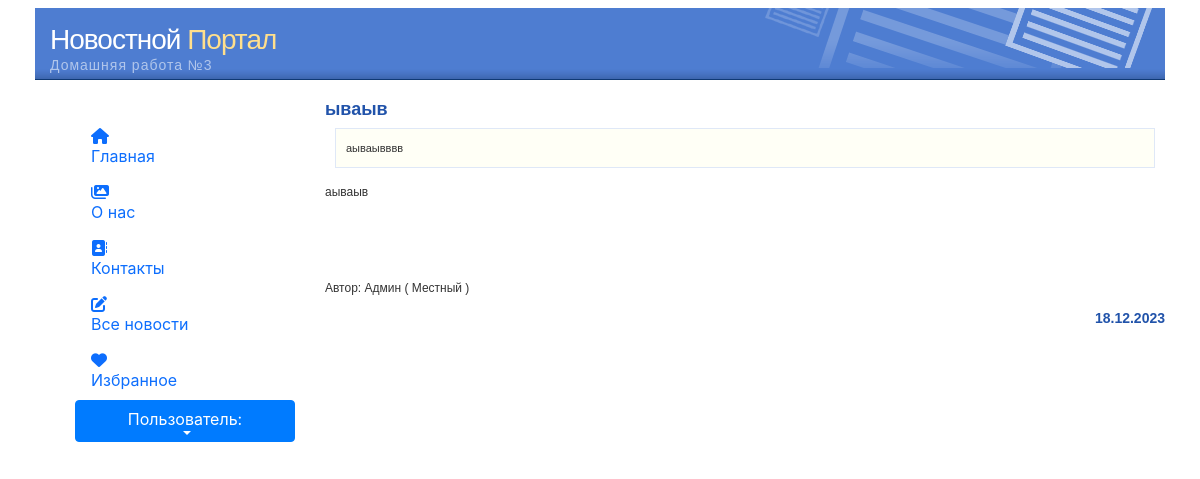
/news/show/, run on an earlier commit of the app's database.
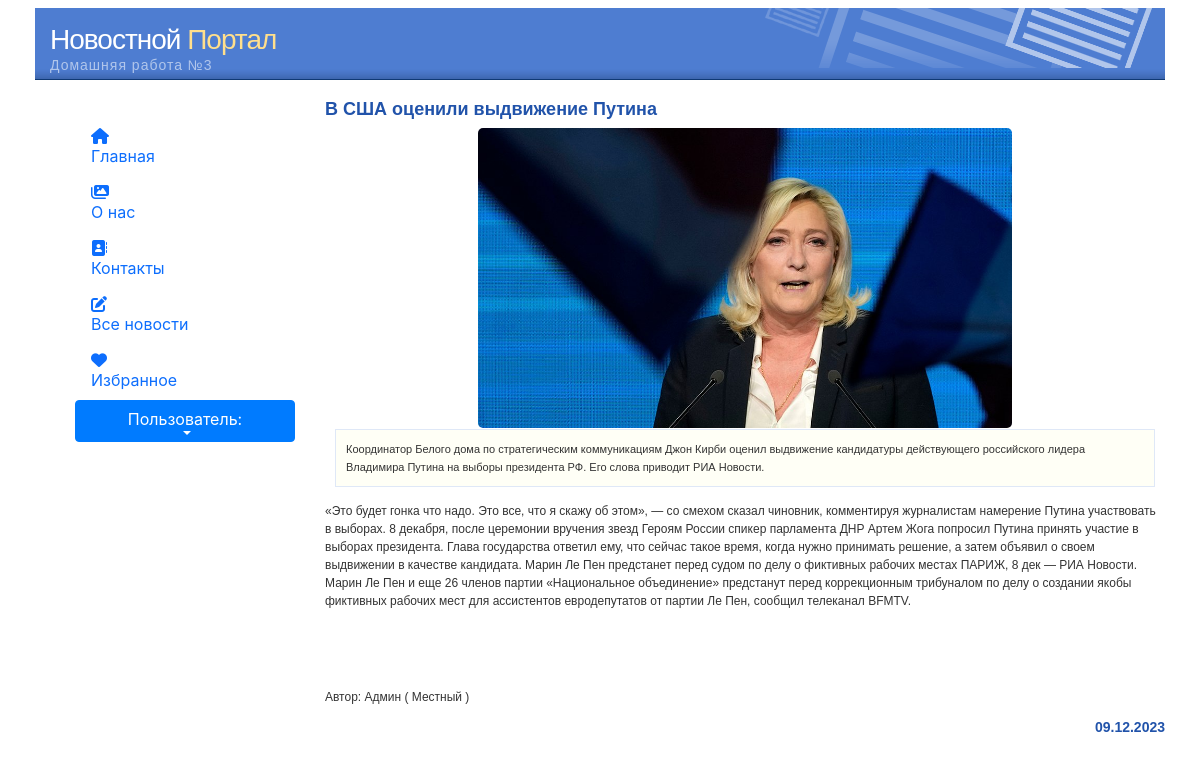
And on a later commit of the database.
### news/models.py (models this page shows, shortened)
class Article(models.Model):
    categories = (('E','Economics'),
                  ('S','Science'),
                  ('IT','IT'))
    author = models.ForeignKey(User, on_delete=models.SET_NULL, null=True, verbose_name='Автор')
    title = models.CharField('Заголовок', max_length=50, default='')
    anouncement = models.TextField('Аннотация', max_length=250)
    text = models.TextField('Текст новости')
    date = models.DateTimeField('Дата создания', auto_now=True)
    category = models.CharField(choices=categories, max_length=50, default='', verbose_name='Категория')
    tags = models.ManyToManyField(to=Tag, blank=True, verbose_name='Тэги')
    slug = models.SlugField()
    class Meta:
        ordering = ['title', 'date']
        verbose_name = 'Новость'
        verbose_name_plural = 'Новости'

class Image(models.Model):
    article = models.ForeignKey(Article, on_delete=models.CASCADE)
    name = models.CharField(max_length=50, blank=True)
    image = models.ImageField(upload_to='article_images/')

### news/views.py (the view)
# urls.py: path('', views.index, name='home'),
def index(request):
    article = Article.objects.latest("id")
    context = {'article':article}
    return render(request,'news/index.html',context)

### users/templatetags/users_extras.py (called while the page is built)
@register.filter(name="has_group")
def has_group(user,group_name):
    return user.groups.filter(name=group_name).exists()

### news/templates/news/index.html (shortened to what this page needs)
{% extends 'home01/index.html' %}
{% load static %}
{% load bootstrap5 %}
{% load users_extras %}
{% block content %}
<link rel="stylesheet" href="https://maxcdn.bootstrapcdn.com/bootstrap/4.0.0/css/bootstrap.min.css"
>
             <div id="content">
                    <h3>{{ article.title }}</h3>
             {% if article.image_set.all %}
              <div class="row">
                <div id="carouselControls" class="carousel slide" data-ride="carousel" style="display: inline-block;">
                    <div class="carousel-inner" role="listbox" style=" width:auto; height: 300px; !important;">
                        {% for image in article.image_set.all %}
                        <div class="carousel-item {% if forloop.counter == 1 %} active {% endif %}">
                            <img class="d-block" src="{{ image.image.url }}"
                                 style="margin:auto; height:300px; width:auto; border-radius:5px;">
                        </div>
                        {% endfor %}
                    </div>
                    <a class="carousel-control-prev" href="#carouselControls" role="button" data-slide="prev">
                    </a>
                    <a class="carousel-control-next" href="#carouselControls" role="button" data-slide="next">
                    </a>
                </div>
              </div>
                {% endif%}
                    <div class='featurebox_side'>{{ article.anouncement }}</div>
                    <p>{{ article.text }}</p>
                    <br><br>
                    <p>Автор: {{ article.author.first_name }} ( {{ article.author.last_name }} )</p>
                    <h4 align="right">{{ article.date|date:"d.m.Y" }}</h4>
            </div>
{% endblock %}

### home01/templates/home01/index.html (shortened to what this page needs)
<!DOCTYPE html PUBLIC "-//W3C//DTD XHTML 1.0 Transitional//EN" "http://www.w3.org/TR/xhtml1/DTD/xhtml1-transitional.dtd">
{% load static %}
{% load bootstrap5 %}
<html xmlns="http://www.w3.org/1999/xhtml" lang="ru">
<head>
<link rel="stylesheet" href="{% static 'home01/css/style.css'%}" type="text/css">
{% bootstrap_css %}
</head>
<body>
<div id="page_wrapper">
    <div class="container-fluid">
        <div class="row">
            <div class="col-xs-12 col-sm-12 col-md-12 col-lg-12">
             {% include 'home01/header.html' %}
            </div>
        </div>
    </div>
    <div class="container-fluid">
      <div class="row">
        <div class="col-xs-5 col-sm-5 col-md-3 col-lg-3">
            {% include 'home01/left_sidebar.html' %}
        </div>
        <div class="col-xs-7 col-sm-7 col-md-9 col-lg-9">
            {% block content %}
            {% endblock %}
        </div>
       </div>
        </div>
</div>
</body>
</html>

### home01/templates/home01/header.html
  <div id="header_wrapper">
    <div id="header">
      <h1>Новостной <font color="#FFDF8C">Портал</font></h1>
      <h2>Домашняя работа №3</h2>
    </div>
    <div id="navcontainer">
      <ul id="navlist">
      </ul>
    </div>
  </div>

### home01/templates/home01/left_sidebar.html (shortened to what this page needs)
{% load bootstrap5 %}
{% load static %}
{% bootstrap_css %}
{% load users_extras %}
            <div class="tm-sidebar">
                <nav class="tm-nav">
                    <div>
                     <ul  class="nav nav-pills flex-column mb-auto">
                            <li class="nav-item">
                                <a href="{% url 'news_index' %}"
                                {% if request.resolver_match.view_name == 'home' %} class="nav-link current link-active"{% else %} class="nav-link" {% endif %}>
                                    <i class="fa fa-house menu-icon"></i>
                                    <div class="d-none d-lg-block">Главная</div>
                                </a>
                            </li>
                            <li class="nav-item">
                                <a href="{% url 'about' %}"
                                   {% if request.resolver_match.view_name == 'about' %} class="nav-link current link-active"{% else %} class="nav-link" {% endif %}>
                                    <i class="fas fa-images nav-icon"></i>
                                    <div class="d-none d-lg-block">О нас</div>
                                </a>
                            </li>
                            <li class="nav-item">
                                <a href="{% url 'contact' %}"
                                   {% if request.resolver_match.view_name == 'contact' %} class="nav-link current link-active"{% else %} class="nav-link" {% endif %}>
                                    <i class="fas fa-address-book nav-icon"></i>
                                    <div class="d-none d-lg-block">Контакты</div>
                                </a>
                            </li>
                            <li class="nav-item">
                                <a href="{% url 'all_news' %}"
                                {% if request.resolver_match.view_name == 'all_news' %} class="nav-link current" {% else %} class="nav-link" {% endif %}>
                                    <i class="fas fa-pen-to-square nav-icon"></i>
                                    <div class="d-none d-lg-block">Все новости</div>
                                </a>
                            </li>
<li class="nav-item">
      <a href="{% url 'myarticles' %}"
      {% if request.resolver_match.view_name == 'myarticles' %} class="nav-link current" {% else %} class="nav-link" {% endif %}>
        <i class="fas fa-heart nav-icon"></i>
        <div class="d-none d-lg-block">Избранное</div>
    </a>
</li>
 </ul>
     <div class="dropdown" >
          <button class="dropbtn btn btn-primary dropdown-toggle" type="button" id="dropdownMenuButton1" data-bs-toggle="dropdown" aria-expanded="false">
              <div class="d-none d-lg-block">Пользователь: {{request.user.username}}</div>
          </button>
        </div>
                    </div>
                </nav>
            </div>

### home01/static/home01/css/style.css (style rules this page uses)
body { text-align: center; margin-top:10px; margin-bottom:10px; color:#666666; background-color: #666666; }
#page_wrapper { margin-left: auto; margin-right: auto; width: 98%; text-align: left; background: #FFFFFF; border: 8px solid #FFFFFF; }
#header_wrapper { background: #4E7DD1 url('../img/menu_bg.gif') bottom left repeat-x; margin:0px; padding:0px; }
#header { height: 60px; padding:15px; background: url('../img/header_bg.gif') top right no-repeat; margin:0px; }
#header h1 { margin:0px; font-family: verdana, arial, sans-serif; font-size: 28px; color:#ffffff; letter-spacing: -1px; }
#header h2 { margin:0px; font-family: verdana, arial, sans-serif; font-size: 14px; color:#B1C6EB; letter-spacing: 1px; }
#content { margin-top: 20px; margin-bottom: 0px; }
#content p { margin-top:15px; margin-bottom: 15px; font-family: verdana, arial, sans-serif; font-size: 12px; line-height: 18px; color: #333333; }
#content h3 { margin-top:5px; margin-bottom: 10px; font-family: verdana, arial, sans-serif; font-size: 18px; font-weight: bold; line-height: 18px; color: #2153AA; }
#content h4 { margin-top:0px;margin-bottom:0px; font-family: verdana, arial, sans-serif; font-size: 14px; font-weight: bold; line-height: 12px; color: #2153AA; }
#navlist { margin-top:1px; margin-bottom:0px; text-align:center; padding: 5px 0; margin-left: 0; border-bottom: 1px solid #0F3974; font: bold 14px Verdana, sans-serif; }
.featurebox_side { background-color: #fffff6; margin:1px;margin-left:10px;margin-right:10px;margin-bottom:15px; padding:10px; border: 1px solid #DFE8F7; font-family: verdana, arial, sans-serif; font-size: 11px; line-height: 18px; color: #333333; }
.tm-sidebar { background-color: #fff; top: 0; bottom: 0; left: 0; z-index: 1000; padding-left: 40px; padding-top: 40px; width: 100%; }
.tm-nav { display: flex; flex-direction: column; justify-content: space-between; height: 100%; }
.nav-link { position: relative; padding-top: 15px; padding-bottom: 15px; }
.dropbtn { width: 100%; display: block; align-items: center; justify-content: center; margin-bottom: 1px; }

What changed in the data, as far as the page shows it:
removed Article: title "ываыв", anouncement "аываывввв", text "аываыв", author.first_name "Админ", author.last_name "Местный", date "18.12.2023"
now on this page (row unchanged): Article: title "В США оценили выдвижение Путина", anouncement "Координатор Белого дома по стратегическим коммуникациям Джон Кирби оценил выдвижение кандидатуры действующего российского лидера Владимира Путина на выборы президента РФ. Его слова приводит РИА Новости.", text "«Это будет гонка что надо. Это все, что я скажу об этом», — со смехом сказал чиновник, комментируя журналистам намерение Путина участвовать в выборах. 8 декабря, после церемонии вручения звезд Героям России спикер парламента ДНР Артем Жога попросил Путина принять участие в выборах президента. Глава государства ответил ему, что сейчас такое время, когда нужно принимать решение, а затем объявил о своем выдвижении в качестве кандидата. Марин Ле Пен предстанет перед судом по делу о фиктивных рабочих местах ПАРИЖ, 8 дек — РИА Новости. Марин Ле Пен и еще 26 членов партии «Национальное объединение» предстанут перед коррекционным трибуналом по делу о создании якобы фиктивных рабочих мест для…", author.first_name "Админ", author.last_name "Местный", date "09.12.2023"
now on this page (row unchanged): Image: image (picture)
